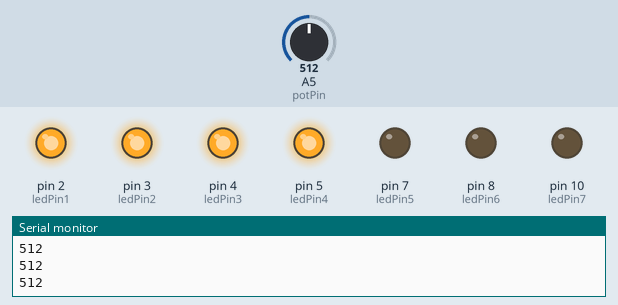
Simulated run of this sketch. Board: Arduino Uno, built with avr-gcc and run on an emulated ATmega328P. Parts: output pins drawn as LEDs (lit = HIGH), the last lines printed to the serial monitor. Inputs (shaded band) come from the test bench; at power-on: A5 (potPin) = 512.

Above: at 1.2 s.
1.3 s: A5 (potPin) set to 565
2.8 s: A5 (potPin) set to 601
At 4.0 s:
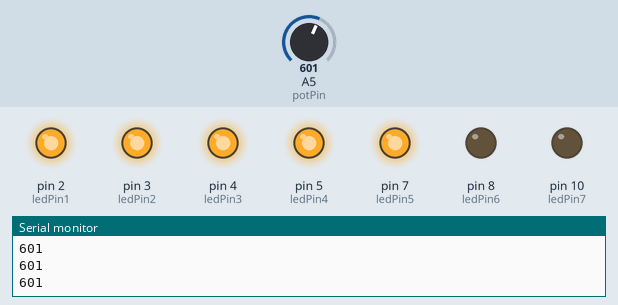
4.3 s: A5 (potPin) set to 428
At 5.2 s:
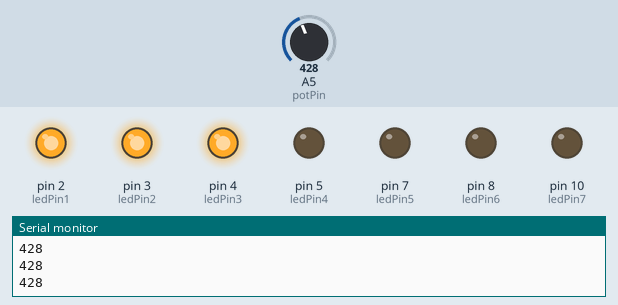
5.8 s: A5 (potPin) set to 152
7.3 s: A5 (potPin) set to 131
At 8.5 s:
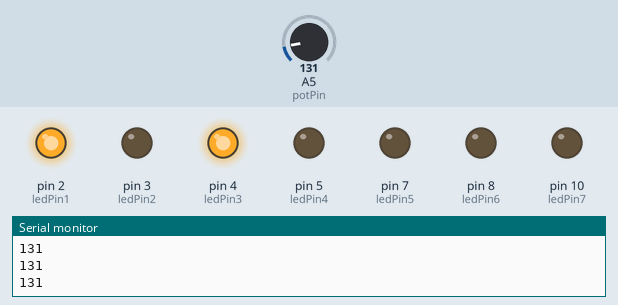
8.8 s: A5 (potPin) set to 156
At 9.9 s:
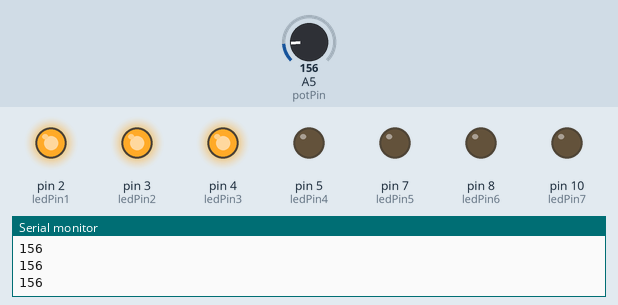
Timing chart, 0 to 11.3 s (numbered marks = the images above; inputs shaded):
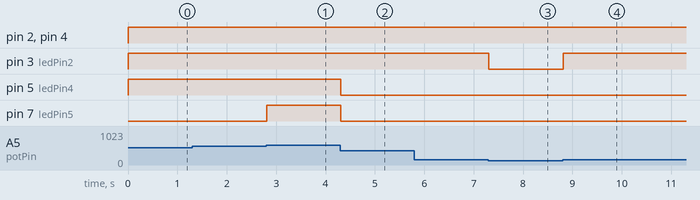

Measured:
- the behaviour switches between 583 and 584 on A5 (potPin) (found by bisection; images 0 and 1)
- the behaviour switches between 146 and 145 on A5 (potPin) (found by bisection; images 2 and 3)
- after the input at 2.8 s, pin 7 (ledPin5): LOW → HIGH at once
- after the input at 4.3 s, pin 5 (ledPin4), pin 7 (ledPin5): HIGH → LOW at once
- after the input at 7.3 s, pin 3 (ledPin2): HIGH → LOW at once
- after the input at 8.8 s, pin 3 (ledPin2): LOW → HIGH at once

The sketch:

Opdracht_3.ino
```cpp
int potPin = A5;
int ledPin1 = 2;
int ledPin2 = 3;
int ledPin3 = 4;
int ledPin4 = 5;
int ledPin5 = 7;
int ledPin6 = 8;
int ledPin7 = 10;

void setup()
{
  pinMode(potPin, INPUT);
  pinMode(ledPin1, OUTPUT);
  pinMode(ledPin2, OUTPUT);
  pinMode(ledPin3, OUTPUT);
  pinMode(ledPin4, OUTPUT);
  pinMode(ledPin5, OUTPUT);
  pinMode(ledPin6, OUTPUT);
  pinMode(ledPin7, OUTPUT);
  Serial.begin(9600);
}

void loop()
{
  digitalWrite(ledPin3, HIGH);
 int potMeasure = analogRead(A5);
 Serial.println(potMeasure);
  if (potMeasure < 30)
  {
    digitalWrite(ledPin1, HIGH);
    digitalWrite(ledPin2, LOW);
    digitalWrite(ledPin3, LOW);
    digitalWrite(ledPin4, LOW);
    digitalWrite(ledPin5, LOW);
    digitalWrite(ledPin6, LOW);
    digitalWrite(ledPin7, LOW);
  }
      else if (potMeasure < 146)
  {
    digitalWrite(ledPin1, HIGH);
    digitalWrite(ledPin2, LOW);
    digitalWrite(ledPin3, LOW);
    digitalWrite(ledPin4, LOW);
    digitalWrite(ledPin5, LOW);
    digitalWrite(ledPin6, LOW);
    digitalWrite(ledPin7, LOW);
  }
       else if (potMeasure < 292)
  {
    digitalWrite(ledPin1, HIGH);
    digitalWrite(ledPin2, HIGH);
    digitalWrite(ledPin3, LOW);
    digitalWrite(ledPin4, LOW);
    digitalWrite(ledPin5, LOW);
    digitalWrite(ledPin6, LOW);
    digitalWrite(ledPin7, LOW);
  }
       else if (potMeasure < 438)
  {
    digitalWrite(ledPin1, HIGH);
    digitalWrite(ledPin2, HIGH);
    digitalWrite(ledPin3, HIGH);
    digitalWrite(ledPin4, LOW);
    digitalWrite(ledPin5, LOW);
    digitalWrite(ledPin6, LOW);
    digitalWrite(ledPin7, LOW);
  }
       else if (potMeasure < 584)
  {
    digitalWrite(ledPin1, HIGH);
    digitalWrite(ledPin2, HIGH);
    digitalWrite(ledPin3, HIGH);
    digitalWrite(ledPin4, HIGH);
    digitalWrite(ledPin5, LOW);
    digitalWrite(ledPin6, LOW);
    digitalWrite(ledPin7, LOW);
  }
       else if (potMeasure < 730)
  {
    digitalWrite(ledPin1, HIGH);
    digitalWrite(ledPin2, HIGH);
    digitalWrite(ledPin3, HIGH);
    digitalWrite(ledPin4, HIGH);
    digitalWrite(ledPin5, HIGH);
    digitalWrite(ledPin6, LOW);
    digitalWrite(ledPin7, LOW);
  }
       else if (potMeasure < 876)
  {
    digitalWrite(ledPin1, HIGH);
    digitalWrite(ledPin2, HIGH);
    digitalWrite(ledPin3, HIGH);
    digitalWrite(ledPin4, HIGH);
    digitalWrite(ledPin5, HIGH);
    digitalWrite(ledPin6, HIGH);
    digitalWrite(ledPin7, LOW);
  }
       else if (potMeasure < 1024)
  {
    digitalWrite(ledPin1, HIGH);
    digitalWrite(ledPin2, HIGH);
    digitalWrite(ledPin3, HIGH);
    digitalWrite(ledPin4, HIGH);
    digitalWrite(ledPin5, HIGH);
    digitalWrite(ledPin6, HIGH);
    digitalWrite(ledPin7, HIGH);
  }

}
```
